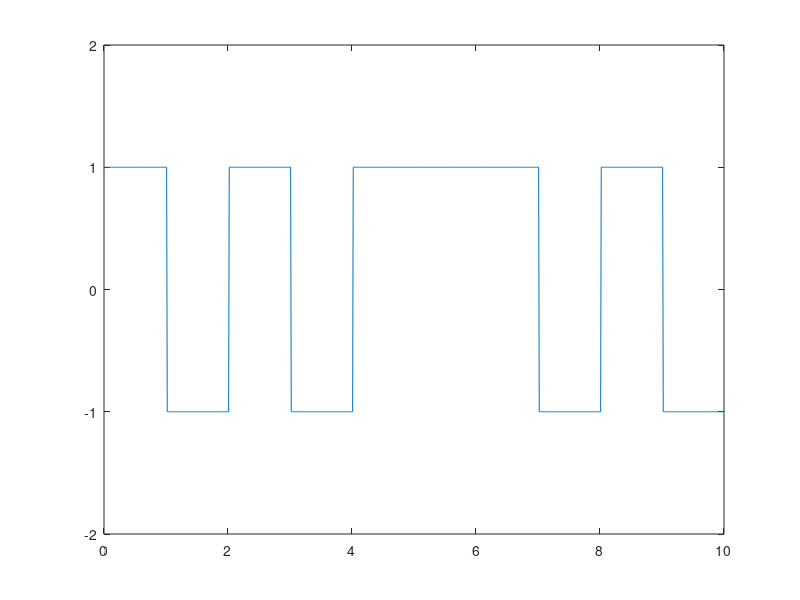

Write the MATLAB code that produced this figure.
N=10;
n=randi([0,1],1,N);
f=1;
for m=1:N
  if n(m)==1
    if f==1
      nn(m)=1;
      f=-1;
    else
      nn(m)=-1;
      f=1;
    end
  else
    nn(m)=1;
  end
end


i=1;
t=0:.01:length(n);
for j=1:length(t)
	if t(j)<=i
		y(j)=nn(i);
	else
    y(j)=nn(i);
		i=i+1;
  end
end

plot(t,y);
axis([0, N, -2, 2]);
